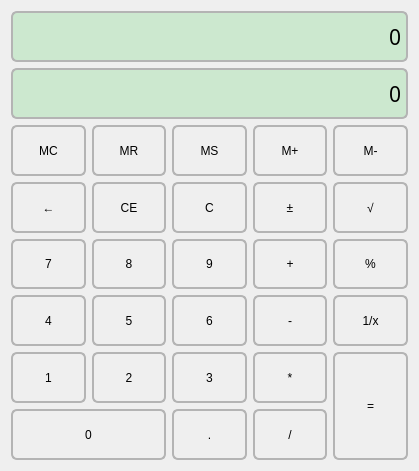
<?xml version="1.0" encoding="UTF-8"?>
<ui version="4.0">
 <class>Calculater</class>
 <widget class="QWidget" name="Calculater">
  <property name="geometry">
   <rect>
    <x>0</x>
    <y>0</y>
    <width>419</width>
    <height>471</height>
   </rect>
  </property>
  <property name="windowTitle">
   <string>Calculater</string>
  </property>
  <property name="styleSheet">
   <string notr="true">*{
	font: 75 16pt &quot;微软雅黑&quot;;
}

QLabel{
	background-color: rgb(204, 232, 207);
	border-color: rgb(148, 254, 255);
    border: 2px solid rgb(180, 180, 180);
    border-radius: 6px;
}

QPushButton{
    background: transparent;
    color: black;
    border: 2px solid rgb(180, 180, 180);
    border-radius: 6px;
    outline: none;
}

QPushButton::hover{
    background: gray;
    color: black;
    border: 2px solid rgb(180, 180, 180);
    border-radius: 6px;
}

QPushButton:pressed{
    background: black;
    color: red;
    border: 2px solid rgb(180, 180, 180);
    border-radius: 6px;
}</string>
  </property>
  <layout class="QGridLayout" name="gridLayout_2">
   <item row="0" column="0">
    <layout class="QGridLayout" name="gridLayout">
     <item row="0" column="0" colspan="5">
      <widget class="QLabel" name="label_expression">
       <property name="font">
        <font>
         <family>微软雅黑</family>
         <pointsize>16</pointsize>
         <weight>9</weight>
         <italic>false</italic>
         <bold>false</bold>
        </font>
       </property>
       <property name="text">
        <string>0</string>
       </property>
       <property name="alignment">
        <set>Qt::AlignRight|Qt::AlignTrailing|Qt::AlignVCenter</set>
       </property>
      </widget>
     </item>
     <item row="1" column="0" colspan="5">
      <widget class="QLabel" name="label_result">
       <property name="font">
        <font>
         <family>微软雅黑</family>
         <pointsize>16</pointsize>
         <weight>9</weight>
         <italic>false</italic>
         <bold>false</bold>
        </font>
       </property>
       <property name="text">
        <string>0</string>
       </property>
       <property name="alignment">
        <set>Qt::AlignRight|Qt::AlignTrailing|Qt::AlignVCenter</set>
       </property>
      </widget>
     </item>
     <item row="2" column="3">
      <widget class="QPushButton" name="pushButton_4">
       <property name="sizePolicy">
        <sizepolicy hsizetype="Preferred" vsizetype="Preferred">
         <horstretch>0</horstretch>
         <verstretch>0</verstretch>
        </sizepolicy>
       </property>
       <property name="text">
        <string>M+</string>
       </property>
      </widget>
     </item>
     <item row="4" column="1">
      <widget class="QPushButton" name="pushButton_num8">
       <property name="sizePolicy">
        <sizepolicy hsizetype="Preferred" vsizetype="Preferred">
         <horstretch>0</horstretch>
         <verstretch>0</verstretch>
        </sizepolicy>
       </property>
       <property name="text">
        <string>8</string>
       </property>
      </widget>
     </item>
     <item row="3" column="0">
      <widget class="QPushButton" name="pushButton_6">
       <property name="sizePolicy">
        <sizepolicy hsizetype="Preferred" vsizetype="Preferred">
         <horstretch>0</horstretch>
         <verstretch>0</verstretch>
        </sizepolicy>
       </property>
       <property name="text">
        <string>←</string>
       </property>
      </widget>
     </item>
     <item row="4" column="2">
      <widget class="QPushButton" name="pushButton_num9">
       <property name="sizePolicy">
        <sizepolicy hsizetype="Preferred" vsizetype="Preferred">
         <horstretch>0</horstretch>
         <verstretch>0</verstretch>
        </sizepolicy>
       </property>
       <property name="text">
        <string>9</string>
       </property>
      </widget>
     </item>
     <item row="3" column="2">
      <widget class="QPushButton" name="pushButton_clear">
       <property name="sizePolicy">
        <sizepolicy hsizetype="Preferred" vsizetype="Preferred">
         <horstretch>0</horstretch>
         <verstretch>0</verstretch>
        </sizepolicy>
       </property>
       <property name="text">
        <string>C</string>
       </property>
      </widget>
     </item>
     <item row="4" column="3">
      <widget class="QPushButton" name="pushButton_add">
       <property name="sizePolicy">
        <sizepolicy hsizetype="Preferred" vsizetype="Preferred">
         <horstretch>0</horstretch>
         <verstretch>0</verstretch>
        </sizepolicy>
       </property>
       <property name="text">
        <string>+</string>
       </property>
      </widget>
     </item>
     <item row="4" column="4">
      <widget class="QPushButton" name="pushButton_30">
       <property name="sizePolicy">
        <sizepolicy hsizetype="Preferred" vsizetype="Preferred">
         <horstretch>0</horstretch>
         <verstretch>0</verstretch>
        </sizepolicy>
       </property>
       <property name="text">
        <string>%</string>
       </property>
      </widget>
     </item>
     <item row="3" column="3">
      <widget class="QPushButton" name="pushButton_9">
       <property name="sizePolicy">
        <sizepolicy hsizetype="Preferred" vsizetype="Preferred">
         <horstretch>0</horstretch>
         <verstretch>0</verstretch>
        </sizepolicy>
       </property>
       <property name="text">
        <string>±</string>
       </property>
      </widget>
     </item>
     <item row="3" column="1">
      <widget class="QPushButton" name="pushButton_7">
       <property name="sizePolicy">
        <sizepolicy hsizetype="Preferred" vsizetype="Preferred">
         <horstretch>0</horstretch>
         <verstretch>0</verstretch>
        </sizepolicy>
       </property>
       <property name="text">
        <string>CE</string>
       </property>
      </widget>
     </item>
     <item row="2" column="4">
      <widget class="QPushButton" name="pushButton_5">
       <property name="sizePolicy">
        <sizepolicy hsizetype="Preferred" vsizetype="Preferred">
         <horstretch>0</horstretch>
         <verstretch>0</verstretch>
        </sizepolicy>
       </property>
       <property name="text">
        <string>M-</string>
       </property>
      </widget>
     </item>
     <item row="5" column="0">
      <widget class="QPushButton" name="pushButton_num4">
       <property name="sizePolicy">
        <sizepolicy hsizetype="Preferred" vsizetype="Preferred">
         <horstretch>0</horstretch>
         <verstretch>0</verstretch>
        </sizepolicy>
       </property>
       <property name="text">
        <string>4</string>
       </property>
      </widget>
     </item>
     <item row="2" column="0">
      <widget class="QPushButton" name="pushButton">
       <property name="sizePolicy">
        <sizepolicy hsizetype="Preferred" vsizetype="Preferred">
         <horstretch>0</horstretch>
         <verstretch>0</verstretch>
        </sizepolicy>
       </property>
       <property name="text">
        <string>MC</string>
       </property>
      </widget>
     </item>
     <item row="2" column="1">
      <widget class="QPushButton" name="pushButton_2">
       <property name="sizePolicy">
        <sizepolicy hsizetype="Preferred" vsizetype="Preferred">
         <horstretch>0</horstretch>
         <verstretch>0</verstretch>
        </sizepolicy>
       </property>
       <property name="text">
        <string>MR</string>
       </property>
      </widget>
     </item>
     <item row="2" column="2">
      <widget class="QPushButton" name="pushButton_3">
       <property name="sizePolicy">
        <sizepolicy hsizetype="Preferred" vsizetype="Preferred">
         <horstretch>0</horstretch>
         <verstretch>0</verstretch>
        </sizepolicy>
       </property>
       <property name="text">
        <string>MS</string>
       </property>
      </widget>
     </item>
     <item row="4" column="0">
      <widget class="QPushButton" name="pushButton_num7">
       <property name="sizePolicy">
        <sizepolicy hsizetype="Preferred" vsizetype="Preferred">
         <horstretch>0</horstretch>
         <verstretch>0</verstretch>
        </sizepolicy>
       </property>
       <property name="text">
        <string>7</string>
       </property>
      </widget>
     </item>
     <item row="6" column="0">
      <widget class="QPushButton" name="pushButton_num1">
       <property name="sizePolicy">
        <sizepolicy hsizetype="Preferred" vsizetype="Preferred">
         <horstretch>0</horstretch>
         <verstretch>0</verstretch>
        </sizepolicy>
       </property>
       <property name="text">
        <string>1</string>
       </property>
      </widget>
     </item>
     <item row="5" column="1">
      <widget class="QPushButton" name="pushButton_num5">
       <property name="sizePolicy">
        <sizepolicy hsizetype="Preferred" vsizetype="Preferred">
         <horstretch>0</horstretch>
         <verstretch>0</verstretch>
        </sizepolicy>
       </property>
       <property name="text">
        <string>5</string>
       </property>
      </widget>
     </item>
     <item row="6" column="1">
      <widget class="QPushButton" name="pushButton_num2">
       <property name="sizePolicy">
        <sizepolicy hsizetype="Preferred" vsizetype="Preferred">
         <horstretch>0</horstretch>
         <verstretch>0</verstretch>
        </sizepolicy>
       </property>
       <property name="text">
        <string>2</string>
       </property>
      </widget>
     </item>
     <item row="6" column="2">
      <widget class="QPushButton" name="pushButton_num3">
       <property name="sizePolicy">
        <sizepolicy hsizetype="Preferred" vsizetype="Preferred">
         <horstretch>0</horstretch>
         <verstretch>0</verstretch>
        </sizepolicy>
       </property>
       <property name="text">
        <string>3</string>
       </property>
      </widget>
     </item>
     <item row="5" column="4">
      <widget class="QPushButton" name="pushButton_15">
       <property name="sizePolicy">
        <sizepolicy hsizetype="Preferred" vsizetype="Preferred">
         <horstretch>0</horstretch>
         <verstretch>0</verstretch>
        </sizepolicy>
       </property>
       <property name="text">
        <string>1/x</string>
       </property>
      </widget>
     </item>
     <item row="7" column="0" colspan="2">
      <widget class="QPushButton" name="pushButton_num0">
       <property name="sizePolicy">
        <sizepolicy hsizetype="Preferred" vsizetype="Preferred">
         <horstretch>0</horstretch>
         <verstretch>0</verstretch>
        </sizepolicy>
       </property>
       <property name="autoFillBackground">
        <bool>false</bool>
       </property>
       <property name="text">
        <string>0</string>
       </property>
      </widget>
     </item>
     <item row="5" column="2">
      <widget class="QPushButton" name="pushButton_num6">
       <property name="sizePolicy">
        <sizepolicy hsizetype="Preferred" vsizetype="Preferred">
         <horstretch>0</horstretch>
         <verstretch>0</verstretch>
        </sizepolicy>
       </property>
       <property name="text">
        <string>6</string>
       </property>
      </widget>
     </item>
     <item row="6" column="3">
      <widget class="QPushButton" name="pushButton_mul">
       <property name="sizePolicy">
        <sizepolicy hsizetype="Preferred" vsizetype="Preferred">
         <horstretch>0</horstretch>
         <verstretch>0</verstretch>
        </sizepolicy>
       </property>
       <property name="text">
        <string>*</string>
       </property>
      </widget>
     </item>
     <item row="5" column="3">
      <widget class="QPushButton" name="pushButton_sub">
       <property name="sizePolicy">
        <sizepolicy hsizetype="Preferred" vsizetype="Preferred">
         <horstretch>0</horstretch>
         <verstretch>0</verstretch>
        </sizepolicy>
       </property>
       <property name="text">
        <string>-</string>
       </property>
      </widget>
     </item>
     <item row="6" column="4" rowspan="2">
      <widget class="QPushButton" name="pushButton_equ">
       <property name="sizePolicy">
        <sizepolicy hsizetype="Preferred" vsizetype="Preferred">
         <horstretch>0</horstretch>
         <verstretch>0</verstretch>
        </sizepolicy>
       </property>
       <property name="text">
        <string>=</string>
       </property>
      </widget>
     </item>
     <item row="7" column="3">
      <widget class="QPushButton" name="pushButton_div">
       <property name="sizePolicy">
        <sizepolicy hsizetype="Preferred" vsizetype="Preferred">
         <horstretch>0</horstretch>
         <verstretch>0</verstretch>
        </sizepolicy>
       </property>
       <property name="text">
        <string>/</string>
       </property>
      </widget>
     </item>
     <item row="7" column="2">
      <widget class="QPushButton" name="pushButton_point">
       <property name="sizePolicy">
        <sizepolicy hsizetype="Preferred" vsizetype="Preferred">
         <horstretch>0</horstretch>
         <verstretch>0</verstretch>
        </sizepolicy>
       </property>
       <property name="text">
        <string>.</string>
       </property>
      </widget>
     </item>
     <item row="3" column="4">
      <widget class="QPushButton" name="pushButton_10">
       <property name="sizePolicy">
        <sizepolicy hsizetype="Preferred" vsizetype="Preferred">
         <horstretch>0</horstretch>
         <verstretch>0</verstretch>
        </sizepolicy>
       </property>
       <property name="text">
        <string>√</string>
       </property>
      </widget>
     </item>
    </layout>
   </item>
  </layout>
 </widget>
 <layoutdefault spacing="6" margin="11"/>
 <resources/>
 <connections/>
</ui>
